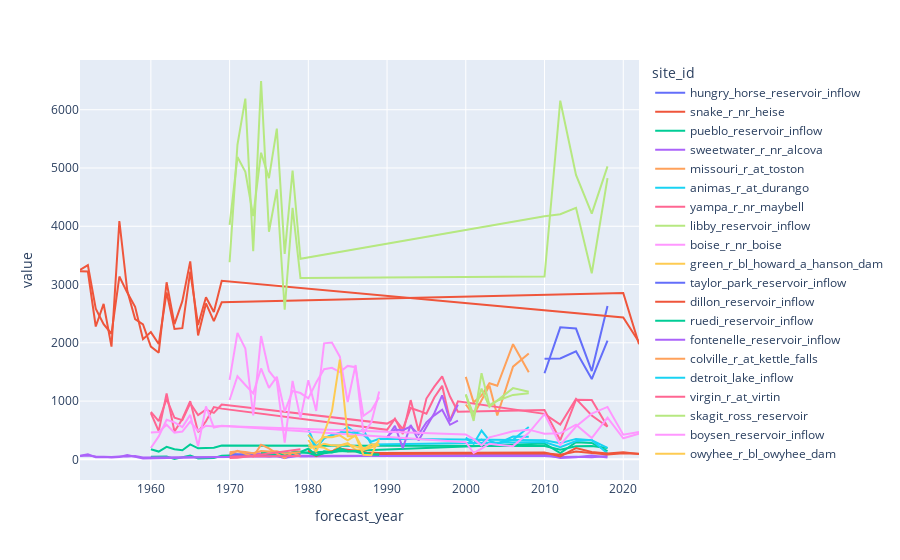

Notebook code for this chart:
### Code cell
import plotly.express as px

m = models[0]

if REAL_TEST:
    X_test_, _, _ = data_processor.preprocess_transform(X_test, y_test, weight_val, mode="val")
    y_pred = m.predict(X_test_)
    y_pred_ = data_processor.postprocess_transform(X_test_, y_pred)
    df_viz = dataset[is_test].copy()
    df_viz["target"] = y_test
    df_viz["pred"] = y_pred_
else:
    fold_index = 1
    df_viz = dataset.loc[logs["val_index"][fold_index]].copy()
    df_viz["target"] = df_viz["volume"]
    df_viz["pred"] = logs["val_pred"][fold_index][0]

# df_viz = df_viz[df_viz.site_id.isin(cali_sites)]

print(2 * pinball_loss(df_viz["target"], df_viz["pred"], alpha=0.5).mean())
px.line(df_viz, x="forecast_year", y=["target", "pred"], color="site_id")

### Figure 1 — Plotly figure (JSON) as saved in the notebook; plotly's stock layout.template omitted (floating-point values rounded to 4 significant figures)
{"data": [{"hovertemplate": "site_id=hungry_horse_reservoir_inflow<br>variable=target<br>forecast_year=%{x}<br>value=%{y}<extra></extra>", "legendgroup": "hungry_horse_reservoir_inflow", "line": {"color": "#636efa", "dash": "solid"}, "marker": {"symbol": "circle"}, "mode": "lines", "name": "hungry_horse_reservoir_inflow", "orientation": "v", "showlegend": true, "type": "scatter", "x": [2010, 2012, 2014, 2016, 2018], "xaxis": "x", "y": [1477.0, 2266.0, 2245.0, 1515.0, 2632.0], "yaxis": "y"}, {"hovertemplate": "site_id=hungry_horse_reservoir_inflow<br>variable=pred<br>forecast_year=%{x}<br>value=%{y}<extra></extra>", "legendgroup": "hungry_horse_reservoir_inflow", "line": {"color": "#636efa", "dash": "solid"}, "marker": {"symbol": "circle"}, "mode": "lines", "name": "hungry_horse_reservoir_inflow", "orientation": "v", "showlegend": false, "type": "scatter", "x": [2010, 2012, 2014, 2016, 2018], "xaxis": "x", "y": [1725.0, 1732.0, 1854.0, 1377.0, 2038.0], "yaxis": "y"}, {"hovertemplate": "site_id=snake_r_nr_heise<br>variable=target<br>forecast_year=%{x}<br>value=%{y}<extra></extra>", "legendgroup": "snake_r_nr_heise", "line": {"color": "#EF553B", "dash": "solid"}, "marker": {"symbol": "circle"}, "mode": "lines", "name": "snake_r_nr_heise", "orientation": "v", "showlegend": true, "type": "scatter", "x": [1951, 1952, 1953, 1954, 1955, 1956, 1957, 1958, 1959, 1960, 1961, 1962, 1963, 1964, 1965, 1966, 1967, 1968, 1969, 2020, 2022], "xaxis": "x", "y": [3228.0, 3224.0, 2280.0, 2667.0, 1934.0, 4090.0, 2896.0, 2407.0, 2316.0, 1935.0, 1831.0, 3039.0, 2321.0, 2714.0, 3397.0, 2126.0, 2676.0, 2371.0, 2696.0, 2855.0, 1977.0], "yaxis": "y"}, {"hovertemplate": "site_id=snake_r_nr_heise<br>variable=pred<br>forecast_year=%{x}<br>value=%{y}<extra></extra>", "legendgroup": "snake_r_nr_heise", "line": {"color": "#EF553B", "dash": "solid"}, "marker": {"symbol": "circle"}, "mode": "lines", "name": "snake_r_nr_heise", "orientation": "v", "showlegend": false, "type": "scatter", "x": [1951, 1952, 1953, 1954, 1955, 1956, 1957, 1958, 1959, 1960, 1961, 1962, 1963, 1964, 1965, 1966, 1967, 1968, 1969, 2020, 2022], "xaxis": "x", "y": [3249.0, 3333.0, 2586.0, 2318.0, 2156.0, 3138.0, 2862.0, 2619.0, 2061.0, 2184.0, 1979.0, 2865.0, 2239.0, 2252.0, 3220.0, 2305.0, 2782.0, 2528.0, 3064.0, 2435.0, 2014.0], "yaxis": "y"}, {"hovertemplate": "site_id=pueblo_reservoir_inflow<br>variable=target<br>forecast_year=%{x}<br>value=%{y}<extra></extra>", "legendgroup": "pueblo_reservoir_inflow", "line": {"color": "#00cc96", "dash": "solid"}, "marker": {"symbol": "circle"}, "mode": "lines", "name": "pueblo_reservoir_inflow", "orientation": "v", "showlegend": true, "type": "scatter", "x": [1960, 1961, 1962, 1963, 1964, 1965, 1966, 1968, 1969, 2010, 2012, 2014, 2016, 2018], "xaxis": "x", "y": [43.22, 45.7, 47.24, 6.192, 35.91, 64.13, 15.3, 22.7, 60.73, 271.5, 107.0, 293.5, 281.5, 140.6], "yaxis": "y"}, {"hovertemplate": "site_id=pueblo_reservoir_inflow<br>variable=pred<br>forecast_year=%{x}<br>value=%{y}<extra></extra>", "legendgroup": "pueblo_reservoir_inflow", "line": {"color": "#00cc96", "dash": "solid"}, "marker": {"symbol": "circle"}, "mode": "lines", "name": "pueblo_reservoir_inflow", "orientation": "v", "showlegend": false, "type": "scatter", "x": [1960, 1961, 1962, 1963, 1964, 1965, 1966, 1968, 1969, 2010, 2012, 2014, 2016, 2018], "xaxis": "x", "y": [173.2, 133.7, 215.4, 172.9, 155.7, 257.7, 189.1, 199.8, 236.8, 227.6, 164.9, 226.3, 227.8, 195.4], "yaxis": "y"}, {"hovertemplate": "site_id=sweetwater_r_nr_alcova<br>variable=target<br>forecast_year=%{x}<br>value=%{y}<extra></extra>", "legendgroup": "sweetwater_r_nr_alcova", "line": {"color": "#ab63fa", "dash": "solid"}, "marker": {"symbol": "circle"}, "mode": "lines", "name": "sweetwater_r_nr_alcova", "orientation": "v", "showlegend": true, "type": "scatter", "x": [1951, 1952, 1953, 1954, 1955, 1956, 1957, 1958, 1959, 1970, 1971, 1972, 1973, 1974, 1975, 1976, 1977, 1978, 1979, 2010, 2012, 2014, 2016, 2018], "xaxis": "x", "y": [61.38, 87.63, 37.17, 40.9, 31.5, 39.73, 73.26, 40.36, 13.9, 45.08, 69.77, 102.0, 106.6, 99.46, 68.22, 58.54, 21.91, 64.13, 50.59, 82.57, 23.91, 38.26, 67.66, 32.42], "yaxis": "y"}, {"hovertemplate": "site_id=sweetwater_r_nr_alcova<br>variable=pred<br>forecast_year=%{x}<br>value=%{y}<extra></extra>", "legendgroup": "sweetwater_r_nr_alcova", "line": {"color": "#ab63fa", "dash": "solid"}, "marker": {"symbol": "circle"}, "mode": "lines", "name": "sweetwater_r_nr_alcova", "orientation": "v", "showlegend": false, "type": "scatter", "x": [1951, 1952, 1953, 1954, 1955, 1956, 1957, 1958, 1959, 1970, 1971, 1972, 1973, 1974, 1975, 1976, 1977, 1978, 1979, 2010, 2012, 2014, 2016, 2018], "xaxis": "x", "y": [57.74, 66.07, 48.75, 38.79, 38.56, 51.18, 46.99, 58.82, 32.17, 39.02, 52.83, 51.22, 53.89, 53.92, 45.36, 52.77, 27.94, 46.01, 60.64, 57.71, 40.22, 42.88, 36.84, 58.93], "yaxis": "y"}, {"hovertemplate": "site_id=missouri_r_at_toston<br>variable=target<br>forecast_year=%{x}<br>value=%{y}<extra></extra>", "legendgroup": "missouri_r_at_toston", "line": {"color": "#FFA15A", "dash": "solid"}, "marker": {"symbol": "circle"}, "mode": "lines", "name": "missouri_r_at_toston", "orientation": "v", "showlegend": true, "type": "scatter", "x": [2000, 2001, 2002, 2003, 2004, 2006, 2008], "xaxis": "x", "y": [941.9, 761.5, 1013.0, 1266.0, 753.5, 1591.0, 1818.0], "yaxis": "y"}, {"hovertemplate": "site_id=missouri_r_at_toston<br>variable=pred<br>forecast_year=%{x}<br>value=%{y}<extra></extra>", "legendgroup": "missouri_r_at_toston", "line": {"color": "#FFA15A", "dash": "solid"}, "marker": {"symbol": "circle"}, "mode": "lines", "name": "missouri_r_at_toston", "orientation": "v", "showlegend": false, "type": "scatter", "x": [2000, 2001, 2002, 2003, 2004, 2006, 2008], "xaxis": "x", "y": [1415.0, 978.1, 1097.0, 1306.0, 1263.0, 1977.0, 1495.0], "yaxis": "y"}, {"hovertemplate": "site_id=animas_r_at_durango<br>variable=target<br>forecast_year=%{x}<br>value=%{y}<extra></extra>", "legendgroup": "animas_r_at_durango", "line": {"color": "#19d3f3", "dash": "solid"}, "marker": {"symbol": "circle"}, "mode": "lines", "name": "animas_r_at_durango", "orientation": "v", "showlegend": true, "type": "scatter", "x": [1980, 1981, 1982, 1983, 1984, 1985, 1986, 1987, 1988, 1989, 2010, 2012, 2014, 2016, 2018], "xaxis": "x", "y": [516.8, 199.9, 354.8, 422.6, 452.4, 556.7, 458.2, 503.4, 254.4, 256.6, 296.7, 208.9, 315.1, 330.4, 100.0], "yaxis": "y"}, {"hovertemplate": "site_id=animas_r_at_durango<br>variable=pred<br>forecast_year=%{x}<br>value=%{y}<extra></extra>", "legendgroup": "animas_r_at_durango", "line": {"color": "#19d3f3", "dash": "solid"}, "marker": {"symbol": "circle"}, "mode": "lines", "name": "animas_r_at_durango", "orientation": "v", "showlegend": false, "type": "scatter", "x": [1980, 1981, 1982, 1983, 1984, 1985, 1986, 1987, 1988, 1989, 2010, 2012, 2014, 2016, 2018], "xaxis": "x", "y": [427.5, 184.2, 374.4, 408.1, 455.8, 471.8, 441.7, 418.7, 304.6, 353.5, 329.5, 277.3, 350.9, 327.9, 197.8], "yaxis": "y"}, {"hovertemplate": "site_id=yampa_r_nr_maybell<br>variable=target<br>forecast_year=%{x}<br>value=%{y}<extra></extra>", "legendgroup": "yampa_r_nr_maybell", "line": {"color": "#FF6692", "dash": "solid"}, "marker": {"symbol": "circle"}, "mode": "lines", "name": "yampa_r_nr_maybell", "orientation": "v", "showlegend": true, "type": "scatter", "x": [1960, 1961, 1962, 1963, 1964, 1965, 1966, 1967, 1968, 1969, 1990, 1991, 1992, 1993, 1994, 1995, 1996, 1997, 1998, 1999, 2010, 2012, 2014, 2016, 2018], "xaxis": "x", "y": [795.1, 484.1, 1130.0, 477.0, 693.4, 997.5, 468.8, 653.9, 898.3, 870.7, 507.2, 699.0, 433.8, 1017.0, 486.0, 1043.0, 1249.0, 1425.0, 1078.0, 817.5, 846.9, 329.0, 1024.0, 1017.0, 564.2], "yaxis": "y"}, {"hovertemplate": "site_id=yampa_r_nr_maybell<br>variable=pred<br>forecast_year=%{x}<br>value=%{y}<extra></extra>", "legendgroup": "yampa_r_nr_maybell", "line": {"color": "#FF6692", "dash": "solid"}, "marker": {"symbol": "circle"}, "mode": "lines", "name": "yampa_r_nr_maybell", "orientation": "v", "showlegend": false, "type": "scatter", "x": [1960, 1961, 1962, 1963, 1964, 1965, 1966, 1967, 1968, 1969, 1990, 1991, 1992, 1993, 1994, 1995, 1996, 1997, 1998, 1999, 2010, 2012, 2014, 2016, 2018], "xaxis": "x", "y": [815.2, 656.2, 1036.0, 713.1, 672.6, 962.1, 761.2, 853.6, 797.1, 940.5, 613.6, 687.2, 519.8, 881.7, 835.3, 784.2, 1062.0, 1262.0, 667.1, 995.4, 780.4, 598.3, 1038.0, 752.9, 559.4], "yaxis": "y"}, {"hovertemplate": "site_id=libby_reservoir_inflow<br>variable=target<br>forecast_year=%{x}<br>value=%{y}<extra></extra>", "legendgroup": "libby_reservoir_inflow", "line": {"color": "#B6E880", "dash": "solid"}, "marker": {"symbol": "circle"}, "mode": "lines", "name": "libby_reservoir_inflow", "orientation": "v", "showlegend": true, "type": "scatter", "x": [1970, 1971, 1972, 1973, 1974, 1975, 1976, 1977, 1978, 1979, 2010, 2012, 2014, 2016, 2018], "xaxis": "x", "y": [3383, 5399, 6191.0, 3572.0, 6493.0, 3907.0, 4633.0, 2568.0, 4315.0, 3114.0, 3138.0, 6155.0, 4882.0, 4217.0, 5027.0], "yaxis": "y"}, {"hovertemplate": "site_id=libby_reservoir_inflow<br>variable=pred<br>forecast_year=%{x}<br>value=%{y}<extra></extra>", "legendgroup": "libby_reservoir_inflow", "line": {"color": "#B6E880", "dash": "solid"}, "marker": {"symbol": "circle"}, "mode": "lines", "name": "libby_reservoir_inflow", "orientation": "v", "showlegend": false, "type": "scatter", "x": [1970, 1971, 1972, 1973, 1974, 1975, 1976, 1977, 1978, 1979, 2010, 2012, 2014, 2016, 2018], "xaxis": "x", "y": [4023.0, 5188.0, 4935.0, 4174.0, 5262.0, 4827.0, 5675.0, 3527.0, 4957.0, 3441.0, 4173.0, 4206.0, 4318.0, 3194.0, 4826.0], "yaxis": "y"}, {"hovertemplate": "site_id=boise_r_nr_boise<br>variable=target<br>forecast_year=%{x}<br>value=%{y}<extra></extra>", "legendgroup": "boise_r_nr_boise", "line": {"color": "#FF97FF", "dash": "solid"}, "marker": {"symbol": "circle"}, "mode": "lines", "name": "boise_r_nr_boise", "orientation": "v", "showlegend": true, "type": "scatter", "x": [1970, 1971, 1972, 1973, 1974, 1975, 1976, 1977, 1978, 1979, 1980, 1981, 1982, 1983, 1984, 1985, 1986, 1987, 1988, 1989], "xaxis": "x", "y": [1364.0, 2171.0, 1902.0, 753.1, 2117.0, 1517.0, 1346.0, 288.2, 1346.0, 708.1, 1359.0, 830.0, 1991.0, 2005.0, 1762.0, 984.1, 1618.0, 450.1, 631.4, 1165.0], "yaxis": "y"}, {"hovertemplate": "site_id=boise_r_nr_boise<br>variable=pred<br>forecast_year=%{x}<br>value=%{y}<extra></extra>", "legendgroup": "boise_r_nr_boise", "line": {"color": "#FF97FF", "dash": "solid"}, "marker": {"symbol": "circle"}, "mode": "lines", "name": "boise_r_nr_boise", "orientation": "v", "showlegend": false, "type": "scatter", "x": [1970, 1971, 1972, 1973, 1974, 1975, 1976, 1977, 1978, 1979, 1980, 1981, 1982, 1983, 1984, 1985, 1986, 1987, 1988, 1989], "xaxis": "x", "y": [1019.0, 1426.0, 1276.0, 1132.0, 1559.0, 1226.0, 1418.0, 820.1, 1172.0, 1138.0, 1046.0, 1318.0, 1548.0, 1571.0, 1498.0, 1604.0, 1582.0, 746.8, 842.0, 1067.0], "yaxis": "y"}, {"hovertemplate": "site_id=green_r_bl_howard_a_hanson_dam<br>variable=target<br>forecast_year=%{x}<br>value=%{y}<extra></extra>", "legendgroup": "green_r_bl_howard_a_hanson_dam", "line": {"color": "#FECB52", "dash": "solid"}, "marker": {"symbol": "circle"}, "mode": "lines", "name": "green_r_bl_howard_a_hanson_dam", "orientation": "v", "showlegend": true, "type": "scatter", "x": [1980, 1981, 1982, 1983, 1984, 1985, 1986, 1987, 1988, 1989], "xaxis": "x", "y": [184.4, 219.5, 198.4, 129.9, 241.1, 277.0, 163.9, 173.6, 260.0, 243.6], "yaxis": "y"}, {"hovertemplate": "site_id=green_r_bl_howard_a_hanson_dam<br>variable=pred<br>forecast_year=%{x}<br>value=%{y}<extra></extra>", "legendgroup": "green_r_bl_howard_a_hanson_dam", "line": {"color": "#FECB52", "dash": "solid"}, "marker": {"symbol": "circle"}, "mode": "lines", "name": "green_r_bl_howard_a_hanson_dam", "orientation": "v", "showlegend": false, "type": "scatter", "x": [1980, 1981, 1982, 1983, 1984, 1985, 1986, 1987, 1988, 1989], "xaxis": "x", "y": [240.5, 212.6, 268.7, 240.3, 239.5, 258.5, 221.2, 190.3, 201.6, 251.5], "yaxis": "y"}, {"hovertemplate": "site_id=taylor_park_reservoir_inflow<br>variable=target<br>forecast_year=%{x}<br>value=%{y}<extra></extra>", "legendgroup": "taylor_park_reservoir_inflow", "line": {"color": "#636efa", "dash": "solid"}, "marker": {"symbol": "circle"}, "mode": "lines", "name": "taylor_park_reservoir_inflow", "orientation": "v", "showlegend": true, "type": "scatter", "x": [1970, 1971, 1972, 1973, 1974, 1975, 1976, 1977, 1978, 1979], "xaxis": "x", "y": [103.6, 81.15, 79.25, 75.59, 68.4, 63.07, 68.08, 32.56, 75.81, 103.1], "yaxis": "y"}, {"hovertemplate": "site_id=taylor_park_reservoir_inflow<br>variable=pred<br>forecast_year=%{x}<br>value=%{y}<extra></extra>", "legendgroup": "taylor_park_reservoir_inflow", "line": {"color": "#636efa", "dash": "solid"}, "marker": {"symbol": "circle"}, "mode": "lines", "name": "taylor_park_reservoir_inflow", "orientation": "v", "showlegend": false, "type": "scatter", "x": [1970, 1971, 1972, 1973, 1974, 1975, 1976, 1977, 1978, 1979], "xaxis": "x", "y": [74.01, 88.57, 76.48, 72.05, 79.76, 72.42, 72.04, 45.86, 71.86, 89.52], "yaxis": "y"}, {"hovertemplate": "site_id=dillon_reservoir_inflow<br>variable=target<br>forecast_year=%{x}<br>value=%{y}<extra></extra>", "legendgroup": "dillon_reservoir_inflow", "line": {"color": "#EF553B", "dash": "solid"}, "marker": {"symbol": "circle"}, "mode": "lines", "name": "dillon_reservoir_inflow", "orientation": "v", "showlegend": true, "type": "scatter", "x": [1980, 1981, 1982, 1983, 1984, 1985, 1986, 1987, 1988, 1989, 2010, 2012, 2014, 2016, 2018, 2020, 2022], "xaxis": "x", "y": [141.2, 56.98, 113.2, 134.3, 192.1, 137.9, 142.6, 106.4, 111.6, 107.1, 115.7, 50.51, 193.9, 126.0, 101.0, 120.0, 92.97], "yaxis": "y"}, {"hovertemplate": "site_id=dillon_reservoir_inflow<br>variable=pred<br>forecast_year=%{x}<br>value=%{y}<extra></extra>", "legendgroup": "dillon_reservoir_inflow", "line": {"color": "#EF553B", "dash": "solid"}, "marker": {"symbol": "circle"}, "mode": "lines", "name": "dillon_reservoir_inflow", "orientation": "v", "showlegend": false, "type": "scatter", "x": [1980, 1981, 1982, 1983, 1984, 1985, 1986, 1987, 1988, 1989, 2010, 2012, 2014, 2016, 2018, 2020, 2022], "xaxis": "x", "y": [167.0, 75.62, 121.1, 137.2, 182.8, 169.6, 149.5, 131.8, 89.05, 91.23, 103.7, 80.6, 134.3, 111.0, 84.76, 103.4, 96.42], "yaxis": "y"}, {"hovertemplate": "site_id=ruedi_reservoir_inflow<br>variable=target<br>forecast_year=%{x}<br>value=%{y}<extra></extra>", "legendgroup": "ruedi_reservoir_inflow", "line": {"color": "#00cc96", "dash": "solid"}, "marker": {"symbol": "circle"}, "mode": "lines", "name": "ruedi_reservoir_inflow", "orientation": "v", "showlegend": true, "type": "scatter", "x": [1974, 1975, 1976, 1977, 1978, 1979, 1980, 1981, 1982, 1983, 1984, 1985, 1986, 1987, 1988, 1989], "xaxis": "x", "y": [121.3, 91.53, 82.77, 47.9, 127.1, 130.1, 106.9, 73.16, 104.9, 123.3, 191.1, 145.2, 134.7, 95.54, 86.53, 77.95], "yaxis": "y"}, {"hovertemplate": "site_id=ruedi_reservoir_inflow<br>variable=pred<br>forecast_year=%{x}<br>value=%{y}<extra></extra>", "legendgroup": "ruedi_reservoir_inflow", "line": {"color": "#00cc96", "dash": "solid"}, "marker": {"symbol": "circle"}, "mode": "lines", "name": "ruedi_reservoir_inflow", "orientation": "v", "showlegend": false, "type": "scatter", "x": [1974, 1975, 1976, 1977, 1978, 1979, 1980, 1981, 1982, 1983, 1984, 1985, 1986, 1987, 1988, 1989], "xaxis": "x", "y": [113.5, 93.67, 105.2, 65.92, 96.46, 126.8, 182.5, 70.65, 136.8, 117.8, 149.4, 133.3, 147.4, 123.7, 89.13, 85.33], "yaxis": "y"}, {"hovertemplate": "site_id=fontenelle_reservoir_inflow<br>variable=target<br>forecast_year=%{x}<br>value=%{y}<extra></extra>", "legendgroup": "fontenelle_reservoir_inflow", "line": {"color": "#ab63fa", "dash": "solid"}, "marker": {"symbol": "circle"}, "mode": "lines", "name": "fontenelle_reservoir_inflow", "orientation": "v", "showlegend": true, "type": "scatter", "x": [1990, 1991, 1992, 1993, 1994, 1995, 1996, 1997, 1998, 1999], "xaxis": "x", "y": [375.0, 573.9, 193.6, 590.0, 325.0, 562.3, 792.2, 1099.0, 650.7, 940.4], "yaxis": "y"}, {"hovertemplate": "site_id=fontenelle_reservoir_inflow<br>variable=pred<br>forecast_year=%{x}<br>value=%{y}<extra></extra>", "legendgroup": "fontenelle_reservoir_inflow", "line": {"color": "#ab63fa", "dash": "solid"}, "marker": {"symbol": "circle"}, "mode": "lines", "name": "fontenelle_reservoir_inflow", "orientation": "v", "showlegend": false, "type": "scatter", "x": [1990, 1991, 1992, 1993, 1994, 1995, 1996, 1997, 1998, 1999], "xaxis": "x", "y": [385.3, 513.3, 499.9, 562.9, 427.8, 635.3, 755.3, 852.0, 593.7, 666.0], "yaxis": "y"}, {"hovertemplate": "site_id=colville_r_at_kettle_falls<br>variable=target<br>forecast_year=%{x}<br>value=%{y}<extra></extra>", "legendgroup": "colville_r_at_kettle_falls", "line": {"color": "#FFA15A", "dash": "solid"}, "marker": {"symbol": "circle"}, "mode": "lines", "name": "colville_r_at_kettle_falls", "orientation": "v", "showlegend": true, "type": "scatter", "x": [1970, 1971, 1972, 1973, 1974, 1975, 1976, 1977, 1978, 1979], "xaxis": "x", "y": [80.04, 145.9, 93.96, 48.22, 251.8, 187.0, 98.28, 20.4, 117.0, 54.99], "yaxis": "y"}, {"hovertemplate": "site_id=colville_r_at_kettle_falls<br>variable=pred<br>forecast_year=%{x}<br>value=%{y}<extra></extra>", "legendgroup": "colville_r_at_kettle_falls", "line": {"color": "#FFA15A", "dash": "solid"}, "marker": {"symbol": "circle"}, "mode": "lines", "name": "colville_r_at_kettle_falls", "orientation": "v", "showlegend": false, "type": "scatter", "x": [1970, 1971, 1972, 1973, 1974, 1975, 1976, 1977, 1978, 1979], "xaxis": "x", "y": [121.7, 138.3, 124.5, 105.9, 144.7, 133.1, 141.0, 95.5, 114.8, 123.5], "yaxis": "y"}, {"hovertemplate": "site_id=detroit_lake_inflow<br>variable=target<br>forecast_year=%{x}<br>value=%{y}<extra></extra>", "legendgroup": "detroit_lake_inflow", "line": {"color": "#19d3f3", "dash": "solid"}, "marker": {"symbol": "circle"}, "mode": "lines", "name": "detroit_lake_inflow", "orientation": "v", "showlegend": true, "type": "scatter", "x": [2000, 2001, 2002, 2003, 2004, 2006, 2008], "xaxis": "x", "y": [376.3, 268.3, 494.6, 320.3, 267.6, 336.9, 553.9], "yaxis": "y"}, {"hovertemplate": "site_id=detroit_lake_inflow<br>variable=pred<br>forecast_year=%{x}<br>value=%{y}<extra></extra>", "legendgroup": "detroit_lake_inflow", "line": {"color": "#19d3f3", "dash": "solid"}, "marker": {"symbol": "circle"}, "mode": "lines", "name": "detroit_lake_inflow", "orientation": "v", "showlegend": false, "type": "scatter", "x": [2000, 2001, 2002, 2003, 2004, 2006, 2008], "xaxis": "x", "y": [356.9, 273.5, 339.4, 259.3, 270.8, 391.6, 387.1], "yaxis": "y"}, {"hovertemplate": "site_id=virgin_r_at_virtin<br>variable=target<br>forecast_year=%{x}<br>value=%{y}<extra></extra>", "legendgroup": "virgin_r_at_virtin", "line": {"color": "#FF6692", "dash": "solid"}, "marker": {"symbol": "circle"}, "mode": "lines", "name": "virgin_r_at_virtin", "orientation": "v", "showlegend": true, "type": "scatter", "x": [1970, 1971, 1979], "xaxis": "x", "y": [21.49, 29.61, 172.4], "yaxis": "y"}, {"hovertemplate": "site_id=virgin_r_at_virtin<br>variable=pred<br>forecast_year=%{x}<br>value=%{y}<extra></extra>", "legendgroup": "virgin_r_at_virtin", "line": {"color": "#FF6692", "dash": "solid"}, "marker": {"symbol": "circle"}, "mode": "lines", "name": "virgin_r_at_virtin", "orientation": "v", "showlegend": false, "type": "scatter", "x": [1970, 1971, 1979], "xaxis": "x", "y": [43.85, 47.24, 56.13], "yaxis": "y"}, {"hovertemplate": "site_id=skagit_ross_reservoir<br>variable=target<br>forecast_year=%{x}<br>value=%{y}<extra></extra>", "legendgroup": "skagit_ross_reservoir", "line": {"color": "#B6E880", "dash": "solid"}, "marker": {"symbol": "circle"}, "mode": "lines", "name": "skagit_ross_reservoir", "orientation": "v", "showlegend": true, "type": "scatter", "x": [2000, 2001, 2002, 2003, 2004, 2006, 2008], "xaxis": "x", "y": [1115.0, 660.8, 1477.0, 928.9, 1007.0, 1106.0, 1135.0], "yaxis": "y"}, {"hovertemplate": "site_id=skagit_ross_reservoir<br>variable=pred<br>forecast_year=%{x}<br>value=%{y}<extra></extra>", "legendgroup": "skagit_ross_reservoir", "line": {"color": "#B6E880", "dash": "solid"}, "marker": {"symbol": "circle"}, "mode": "lines", "name": "skagit_ross_reservoir", "orientation": "v", "showlegend": false, "type": "scatter", "x": [2000, 2001, 2002, 2003, 2004, 2006, 2008], "xaxis": "x", "y": [1113.0, 761.8, 1213.0, 900.4, 1011.0, 1222.0, 1160.0], "yaxis": "y"}, {"hovertemplate": "site_id=boysen_reservoir_inflow<br>variable=target<br>forecast_year=%{x}<br>value=%{y}<extra></extra>", "legendgroup": "boysen_reservoir_inflow", "line": {"color": "#FF97FF", "dash": "solid"}, "marker": {"symbol": "circle"}, "mode": "lines", "name": "boysen_reservoir_inflow", "orientation": "v", "showlegend": true, "type": "scatter", "x": [1960, 1961, 1962, 1963, 1964, 1965, 1966, 1967, 1968, 1969, 2000, 2001, 2002, 2003, 2004, 2006, 2008, 2010, 2012, 2014, 2016, 2018, 2020, 2022], "xaxis": "x", "y": [193.9, 393.6, 678.2, 634.5, 553.0, 762.9, 226.0, 908.0, 546.0, 576.8, 294.4, 109.6, 183.7, 269.3, 250.3, 227.1, 456.1, 779.4, 246.8, 564, 783.7, 899.5, 422.8, 470.2], "yaxis": "y"}, {"hovertemplate": "site_id=boysen_reservoir_inflow<br>variable=pred<br>forecast_year=%{x}<br>value=%{y}<extra></extra>", "legendgroup": "boysen_reservoir_inflow", "line": {"color": "#FF97FF", "dash": "solid"}, "marker": {"symbol": "circle"}, "mode": "lines", "name": "boysen_reservoir_inflow", "orientation": "v", "showlegend": false, "type": "scatter", "x": [1960, 1961, 1962, 1963, 1964, 1965, 1966, 1967, 1968, 1969, 2000, 2001, 2002, 2003, 2004, 2006, 2008, 2010, 2012, 2014, 2016, 2018, 2020, 2022], "xaxis": "x", "y": [461.7, 468.4, 593.7, 459.0, 476.4, 649.0, 489.4, 577.6, 563.5, 572.2, 428.5, 347.5, 240.8, 376.9, 411.3, 481.6, 509.9, 440.1, 447.0, 594.8, 366.3, 716.6, 361.6, 440.8], "yaxis": "y"}, {"hovertemplate": "site_id=owyhee_r_bl_owyhee_dam<br>variable=target<br>forecast_year=%{x}<br>value=%{y}<extra></extra>", "legendgroup": "owyhee_r_bl_owyhee_dam", "line": {"color": "#FECB52", "dash": "solid"}, "marker": {"symbol": "circle"}, "mode": "lines", "name": "owyhee_r_bl_owyhee_dam", "orientation": "v", "showlegend": true, "type": "scatter", "x": [1980, 1981, 1982, 1983, 1984, 1985, 1986, 1987, 1988, 1989], "xaxis": "x", "y": [332.9, 127.3, 452.4, 823.7, 1712.0, 395.4, 396.9, 80.14, 70.04, 351.6], "yaxis": "y"}, {"hovertemplate": "site_id=owyhee_r_bl_owyhee_dam<br>variable=pred<br>forecast_year=%{x}<br>value=%{y}<extra></extra>", "legendgroup": "owyhee_r_bl_owyhee_dam", "line": {"color": "#FECB52", "dash": "solid"}, "marker": {"symbol": "circle"}, "mode": "lines", "name": "owyhee_r_bl_owyhee_dam", "orientation": "v", "showlegend": false, "type": "scatter", "x": [1980, 1981, 1982, 1983, 1984, 1985, 1986, 1987, 1988, 1989], "xaxis": "x", "y": [421.1, 279.9, 383.4, 380.1, 413.1, 328.0, 411.7, 160.8, 211.1, 311.9], "yaxis": "y"}], "layout": {"legend": {"title": {"text": "site_id"}, "tracegroupgap": 0}, "margin": {"t": 60}, "xaxis": {"anchor": "y", "domain": [0, 1], "title": {"text": "forecast_year"}}, "yaxis": {"anchor": "x", "domain": [0, 1], "title": {"text": "value"}}}}
